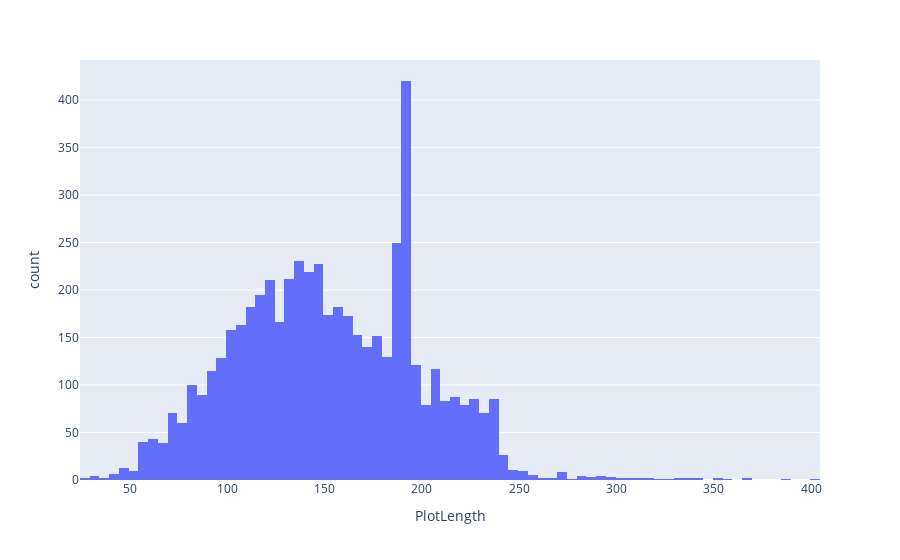

This figure's notebook cell:
### Code cell
import plotly.express as px

fig = px.histogram(df, x = "PlotLength")

fig.show()

### Figure 1 — Plotly figure (JSON) as saved in the notebook; plotly's stock layout.template omitted (floating-point values rounded to 4 significant figures; data arrays with more than 128 entries replaced by an {"elided": "..."} marker saying what was removed)
{"data": [{"alignmentgroup": "True", "bingroup": "x", "hovertemplate": "PlotLength=%{x}<br>count=%{y}<extra></extra>", "legendgroup": "", "marker": {"color": "#636efa", "pattern": {"shape": ""}}, "name": "", "offsetgroup": "", "orientation": "v", "showlegend": false, "type": "histogram", "x": {"elided": "5380 int values"}, "xaxis": "x", "yaxis": "y"}], "layout": {"barmode": "relative", "legend": {"tracegroupgap": 0}, "margin": {"t": 60}, "xaxis": {"anchor": "y", "domain": [0, 1], "title": {"text": "PlotLength"}}, "yaxis": {"anchor": "x", "domain": [0, 1], "title": {"text": "count"}}}}
